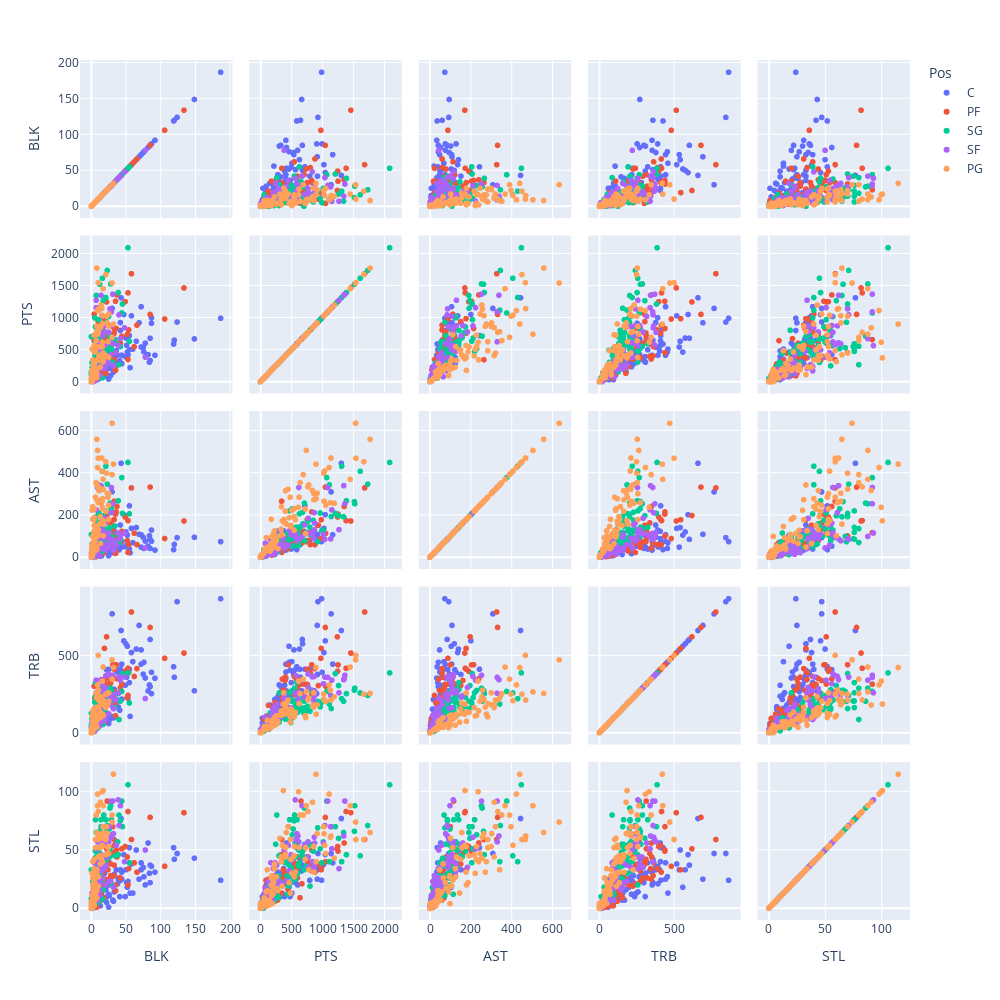

The notebook cell this image was saved under:
### Markdown cell above
Visualizing different metrics

### Code cell
basic_stats = ['Pos','PTS', 'AST', 'TRB', 'STL']
fig = px.scatter_matrix(basketballData,
    dimensions=['BLK','PTS', 'AST', 'TRB', 'STL'],
    color="Pos")
fig.update_layout(height = 1000, width = 1000)
fig.show()

### Figure 1 — Plotly figure (JSON) as saved in the notebook; plotly's stock layout.template omitted (floating-point values rounded to 4 significant figures; data arrays with more than 128 entries replaced by an {"elided": "..."} marker saying what was removed)
{"data": [{"dimensions": [{"axis": {"matches": true}, "label": "BLK", "values": [65, 87, 85, 51, 85, 23, 21, 32, 49, 0, 25, 1, 33, 72, 36, 11, 8, 9, 15, 12, 14, 11, 58, 2, 44, 17, 56, 33, 30, 124, 72, 12, 53, 0, 7, 55, 55, 76, 42, 87, 43, 40, 52, 2, 10, 38, 78, 26, 31, 13, 15, 6, 149, 41, 44, 39, 7, 92, 19, 11, 22, 82, 22, 19, 18, 12, 0, 25, 33, 84, 6, 18, 22, 22, 119, 30, 75, 50, 42, 120, 69, 47, 17, 187, 6, 28, 25, 5, 60]}, {"axis": {"matches": true}, "label": "PTS", "values": [633, 1001, 681, 570, 332, 481, 153, 152, 393, 0, 233, 11, 460, 543, 484, 67, 34, 33, 81, 211, 87, 140, 1031, 19, 415, 240, 220, 275, 379, 934, 1173, 107, 420, 4, 190, 500, 722, 468, 801, 914, 1313, 306, 465, 42, 352, 416, 604, 215, 190, 59, 300, 68, 670, 330, 283, 281, 232, 414, 355, 189, 564, 424, 87, 214, 452, 144, 9, 42, 380, 306, 39, 668, 376, 269, 590, 1147, 539, 684, 926, 651, 922, 1052, 352, 993, 35, 98, 642, 96, 511]}, {"axis": {"matches": true}, "label": "AST", "values": [141, 129, 85, 57, 42, 67, 35, 21, 50, 0, 17, 1, 71, 48, 51, 10, 6, 8, 7, 22, 13, 14, 137, 0, 75, 49, 21, 124, 52, 93, 107, 18, 51, 0, 29, 39, 244, 42, 73, 76, 446, 35, 105, 2, 71, 49, 77, 32, 42, 5, 53, 20, 95, 41, 49, 43, 13, 34, 67, 34, 123, 53, 35, 36, 97, 17, 2, 7, 125, 102, 7, 98, 59, 35, 36, 310, 95, 120, 153, 61, 109, 202, 49, 74, 6, 22, 88, 6, 69]}, {"axis": {"matches": true}, "label": "TRB", "values": [543, 392, 605, 360, 299, 237, 180, 96, 308, 2, 216, 14, 260, 537, 405, 60, 66, 95, 82, 127, 80, 89, 520, 11, 445, 198, 106, 228, 267, 850, 445, 90, 223, 7, 134, 325, 412, 457, 414, 254, 663, 206, 561, 11, 158, 394, 355, 84, 169, 64, 248, 66, 272, 146, 218, 167, 153, 354, 157, 94, 409, 271, 98, 119, 259, 99, 5, 60, 282, 310, 34, 338, 227, 124, 428, 771, 380, 577, 378, 360, 696, 596, 192, 869, 43, 108, 411, 66, 461]}, {"axis": {"matches": true}, "label": "STL", "values": [50, 36, 37, 22, 22, 10, 16, 6, 10, 1, 12, 1, 14, 33, 33, 4, 6, 10, 10, 10, 11, 12, 38, 0, 25, 18, 13, 28, 27, 47, 39, 9, 23, 1, 10, 39, 52, 27, 24, 36, 77, 26, 18, 2, 13, 21, 20, 11, 7, 2, 13, 12, 43, 10, 31, 25, 7, 31, 30, 8, 56, 56, 5, 7, 38, 8, 0, 1, 29, 30, 2, 32, 34, 19, 52, 47, 35, 33, 33, 42, 25, 46, 22, 24, 1, 20, 40, 7, 13]}], "hovertemplate": "Pos=C<br>%{xaxis.title.text}=%{x}<br>%{yaxis.title.text}=%{y}<extra></extra>", "legendgroup": "C", "marker": {"color": "#636efa", "symbol": "circle"}, "name": "C", "showlegend": true, "type": "splom"}, {"dimensions": [{"axis": {"matches": true}, "label": "BLK", "values": [85, 8, 31, 0, 58, 0, 23, 12, 10, 35, 0, 33, 33, 2, 53, 2, 62, 7, 42, 8, 66, 2, 0, 35, 134, 0, 6, 2, 37, 4, 4, 28, 14, 36, 52, 33, 20, 5, 7, 7, 1, 35, 0, 10, 4, 0, 9, 14, 37, 10, 3, 16, 19, 2, 3, 21, 10, 3, 14, 19, 28, 23, 3, 4, 4, 0, 28, 1, 10, 4, 0, 5, 28, 5, 0, 0, 13, 3, 19, 106, 22, 0, 15, 5, 12, 49, 18, 4, 24, 5, 53, 1, 31, 0, 0, 4, 44, 33, 21, 4, 9, 5, 54, 23]}, {"axis": {"matches": true}, "label": "PTS", "values": [1053, 78, 335, 5, 1690, 0, 763, 185, 941, 238, 10, 834, 759, 6, 348, 0, 548, 42, 602, 66, 885, 27, 19, 179, 1467, 2, 51, 86, 597, 41, 1057, 601, 265, 833, 742, 345, 356, 104, 279, 548, 6, 1259, 5, 76, 181, 2, 225, 382, 1358, 329, 15, 398, 168, 23, 162, 674, 210, 72, 172, 987, 404, 737, 89, 643, 46, 6, 529, 19, 114, 38, 28, 336, 400, 191, 4, 4, 837, 234, 358, 981, 1248, 0, 586, 358, 92, 1253, 120, 59, 370, 60, 1390, 27, 456, 2, 8, 20, 710, 218, 132, 44, 448, 100, 810, 659]}, {"axis": {"matches": true}, "label": "AST", "values": [333, 21, 132, 2, 329, 1, 79, 10, 152, 29, 2, 92, 179, 0, 23, 1, 114, 3, 72, 16, 60, 6, 1, 18, 172, 1, 5, 16, 97, 5, 113, 101, 49, 215, 79, 266, 43, 12, 59, 70, 2, 205, 1, 11, 18, 1, 42, 47, 241, 49, 4, 52, 53, 8, 33, 69, 15, 6, 22, 178, 69, 74, 13, 70, 6, 0, 70, 2, 18, 5, 8, 35, 163, 31, 0, 2, 127, 31, 35, 89, 198, 3, 109, 48, 25, 191, 21, 13, 47, 29, 174, 1, 101, 0, 1, 2, 123, 62, 53, 15, 41, 22, 60, 117]}, {"axis": {"matches": true}, "label": "TRB", "values": [683, 87, 257, 7, 783, 1, 313, 97, 306, 196, 3, 245, 412, 8, 242, 5, 365, 45, 292, 44, 416, 12, 10, 110, 517, 6, 35, 102, 352, 36, 302, 322, 159, 441, 227, 266, 348, 32, 84, 248, 15, 440, 8, 48, 102, 2, 162, 276, 350, 142, 23, 140, 66, 22, 97, 242, 57, 64, 108, 547, 361, 313, 65, 156, 26, 7, 260, 19, 48, 26, 10, 109, 339, 124, 3, 4, 275, 121, 199, 483, 622, 2, 345, 225, 93, 399, 109, 27, 219, 93, 418, 12, 441, 1, 7, 19, 316, 165, 178, 39, 129, 68, 390, 315]}, {"axis": {"matches": true}, "label": "STL", "values": [78, 18, 46, 1, 59, 0, 40, 6, 38, 20, 1, 37, 54, 2, 20, 0, 39, 3, 26, 1, 31, 0, 1, 15, 82, 0, 2, 10, 44, 7, 40, 26, 21, 50, 44, 59, 25, 9, 7, 34, 1, 49, 0, 8, 14, 0, 28, 23, 56, 12, 1, 30, 19, 4, 17, 21, 17, 8, 13, 33, 28, 42, 8, 9, 1, 0, 38, 0, 8, 2, 3, 13, 47, 18, 1, 0, 32, 6, 20, 36, 51, 0, 34, 19, 24, 53, 9, 3, 33, 2, 83, 3, 70, 0, 0, 2, 51, 28, 25, 9, 16, 2, 34, 92]}], "hovertemplate": "Pos=PF<br>%{xaxis.title.text}=%{x}<br>%{yaxis.title.text}=%{y}<extra></extra>", "legendgroup": "PF", "marker": {"color": "#EF553B", "symbol": "circle"}, "name": "PF", "showlegend": true, "type": "splom"}, {"dimensions": [{"axis": {"matches": true}, "label": "BLK", "values": {"elided": "138 int values"}}, {"axis": {"matches": true}, "label": "PTS", "values": {"elided": "138 int values"}}, {"axis": {"matches": true}, "label": "AST", "values": {"elided": "138 int values"}}, {"axis": {"matches": true}, "label": "TRB", "values": {"elided": "138 int values"}}, {"axis": {"matches": true}, "label": "STL", "values": {"elided": "138 int values"}}], "hovertemplate": "Pos=SG<br>%{xaxis.title.text}=%{x}<br>%{yaxis.title.text}=%{y}<extra></extra>", "legendgroup": "SG", "marker": {"color": "#00cc96", "symbol": "circle"}, "name": "SG", "showlegend": true, "type": "splom"}, {"dimensions": [{"axis": {"matches": true}, "label": "BLK", "values": [1, 2, 42, 8, 29, 1, 8, 4, 7, 21, 1, 39, 48, 1, 16, 7, 29, 4, 1, 2, 25, 12, 1, 32, 7, 14, 8, 8, 3, 6, 16, 20, 7, 3, 16, 19, 21, 20, 5, 0, 22, 4, 32, 18, 7, 9, 78, 11, 0, 0, 1, 36, 0, 2, 0, 28, 12, 0, 31, 7, 9, 9, 4, 8, 7, 2, 1, 4, 20, 12, 1, 16, 40, 1, 14, 6, 28, 15, 2, 0, 9, 3, 15, 5, 0, 6, 25, 27, 1, 5]}, {"axis": {"matches": true}, "label": "PTS", "values": [3, 45, 675, 231, 874, 7, 79, 81, 1275, 266, 17, 565, 843, 37, 1022, 223, 1093, 10, 17, 40, 298, 205, 4, 248, 155, 1352, 233, 243, 58, 81, 209, 880, 127, 82, 878, 209, 579, 778, 15, 38, 375, 230, 593, 778, 218, 624, 384, 237, 18, 13, 41, 454, 0, 4, 20, 419, 336, 0, 1370, 111, 238, 197, 170, 182, 1159, 23, 148, 504, 287, 104, 7, 718, 1046, 14, 498, 167, 610, 863, 89, 0, 109, 83, 474, 69, 4, 246, 773, 1140, 1, 124]}, {"axis": {"matches": true}, "label": "AST", "values": [0, 9, 99, 41, 212, 0, 66, 19, 131, 61, 4, 115, 114, 7, 109, 46, 331, 2, 3, 7, 48, 39, 2, 34, 26, 340, 22, 19, 19, 13, 45, 162, 23, 20, 130, 49, 94, 185, 4, 4, 90, 32, 78, 112, 26, 331, 44, 46, 2, 2, 6, 57, 1, 3, 5, 61, 61, 0, 254, 23, 95, 23, 79, 14, 225, 8, 31, 106, 35, 8, 1, 154, 85, 3, 109, 25, 87, 91, 11, 0, 9, 14, 127, 26, 0, 43, 116, 87, 2, 44]}, {"axis": {"matches": true}, "label": "TRB", "values": [2, 19, 341, 100, 365, 2, 100, 53, 259, 183, 5, 259, 362, 26, 318, 165, 359, 9, 10, 16, 124, 145, 6, 156, 76, 344, 122, 118, 43, 49, 73, 241, 80, 40, 272, 86, 370, 294, 10, 32, 254, 72, 246, 286, 108, 256, 222, 113, 18, 6, 17, 213, 3, 20, 10, 184, 104, 1, 373, 38, 158, 96, 86, 113, 341, 14, 71, 104, 90, 45, 5, 231, 361, 7, 162, 48, 216, 212, 34, 2, 59, 34, 111, 52, 1, 74, 381, 242, 2, 73]}, {"axis": {"matches": true}, "label": "STL", "values": [0, 6, 88, 34, 61, 0, 17, 4, 34, 37, 0, 93, 40, 4, 56, 22, 92, 2, 1, 2, 23, 16, 0, 18, 20, 62, 28, 20, 12, 6, 26, 56, 23, 9, 38, 34, 59, 35, 5, 5, 44, 17, 64, 44, 27, 57, 50, 25, 0, 2, 5, 54, 0, 2, 2, 23, 21, 0, 92, 12, 39, 7, 39, 23, 51, 4, 13, 41, 20, 11, 2, 54, 71, 4, 46, 15, 62, 35, 8, 0, 9, 8, 32, 13, 1, 26, 57, 70, 0, 7]}], "hovertemplate": "Pos=SF<br>%{xaxis.title.text}=%{x}<br>%{yaxis.title.text}=%{y}<extra></extra>", "legendgroup": "SF", "marker": {"color": "#ab63fa", "symbol": "circle"}, "name": "SF", "showlegend": true, "type": "splom"}, {"dimensions": [{"axis": {"matches": true}, "label": "BLK", "values": [3, 1, 30, 2, 25, 25, 0, 10, 8, 4, 1, 13, 17, 0, 0, 4, 1, 2, 2, 10, 5, 8, 17, 4, 23, 4, 10, 4, 4, 15, 0, 0, 4, 13, 10, 4, 4, 30, 3, 6, 21, 1, 0, 21, 22, 1, 1, 0, 11, 4, 18, 6, 15, 16, 10, 16, 16, 2, 5, 16, 4, 0, 9, 17, 7, 1, 0, 1, 2, 16, 10, 9, 4, 7, 14, 32, 8, 24, 8, 6, 6, 4, 8, 13, 0, 25, 0, 12, 2, 17, 1, 0, 8]}, {"axis": {"matches": true}, "label": "PTS", "values": [261, 511, 695, 194, 380, 865, 12, 335, 784, 466, 147, 231, 316, 2, 57, 567, 183, 104, 177, 1549, 86, 868, 373, 185, 920, 97, 772, 728, 206, 1145, 2, 2, 498, 546, 548, 285, 85, 1544, 98, 484, 405, 104, 10, 1677, 1026, 12, 2, 14, 409, 229, 420, 735, 1041, 549, 351, 619, 1033, 180, 212, 357, 215, 25, 1114, 449, 113, 9, 5, 13, 342, 904, 1134, 744, 260, 644, 1199, 902, 187, 627, 114, 193, 488, 155, 62, 845, 12, 1060, 3, 413, 33, 1456, 4, 0, 1778]}, {"axis": {"matches": true}, "label": "AST", "values": [96, 223, 392, 99, 179, 302, 8, 131, 343, 188, 53, 65, 102, 1, 20, 178, 40, 33, 180, 470, 29, 273, 173, 59, 304, 93, 334, 229, 51, 471, 2, 0, 151, 193, 128, 41, 29, 636, 43, 285, 218, 38, 2, 453, 399, 5, 2, 11, 316, 125, 157, 112, 409, 230, 107, 237, 266, 66, 77, 172, 113, 8, 426, 323, 48, 2, 5, 7, 240, 278, 259, 507, 79, 354, 256, 442, 98, 285, 39, 100, 146, 28, 38, 317, 3, 247, 5, 158, 12, 370, 5, 0, 560]}, {"axis": {"matches": true}, "label": "TRB", "values": [110, 109, 348, 48, 259, 259, 4, 121, 226, 134, 35, 98, 112, 0, 20, 133, 40, 26, 75, 502, 30, 166, 186, 48, 181, 33, 213, 111, 72, 212, 2, 0, 154, 132, 103, 71, 26, 473, 41, 103, 163, 21, 0, 250, 251, 6, 2, 8, 163, 49, 193, 99, 208, 112, 115, 335, 217, 36, 52, 121, 88, 3, 310, 212, 80, 1, 2, 5, 142, 121, 276, 265, 55, 254, 233, 423, 78, 189, 37, 54, 68, 29, 38, 180, 3, 204, 1, 124, 9, 426, 5, 0, 255]}, {"axis": {"matches": true}, "label": "STL", "values": [27, 30, 80, 4, 53, 53, 1, 44, 33, 22, 7, 38, 60, 4, 5, 31, 11, 5, 20, 59, 7, 31, 101, 14, 64, 14, 83, 42, 12, 62, 0, 0, 42, 45, 27, 15, 2, 74, 14, 59, 46, 5, 0, 59, 70, 3, 1, 2, 44, 34, 65, 52, 54, 53, 19, 100, 64, 26, 22, 54, 24, 1, 98, 70, 33, 0, 2, 0, 40, 40, 61, 88, 17, 80, 43, 115, 28, 52, 15, 19, 13, 3, 9, 91, 1, 47, 3, 52, 5, 88, 1, 0, 65]}], "hovertemplate": "Pos=PG<br>%{xaxis.title.text}=%{x}<br>%{yaxis.title.text}=%{y}<extra></extra>", "legendgroup": "PG", "marker": {"color": "#FFA15A", "symbol": "circle"}, "name": "PG", "showlegend": true, "type": "splom"}], "layout": {"dragmode": "select", "height": 1000, "legend": {"title": {"text": "Pos"}, "tracegroupgap": 0}, "margin": {"t": 60}, "width": 1000}}
